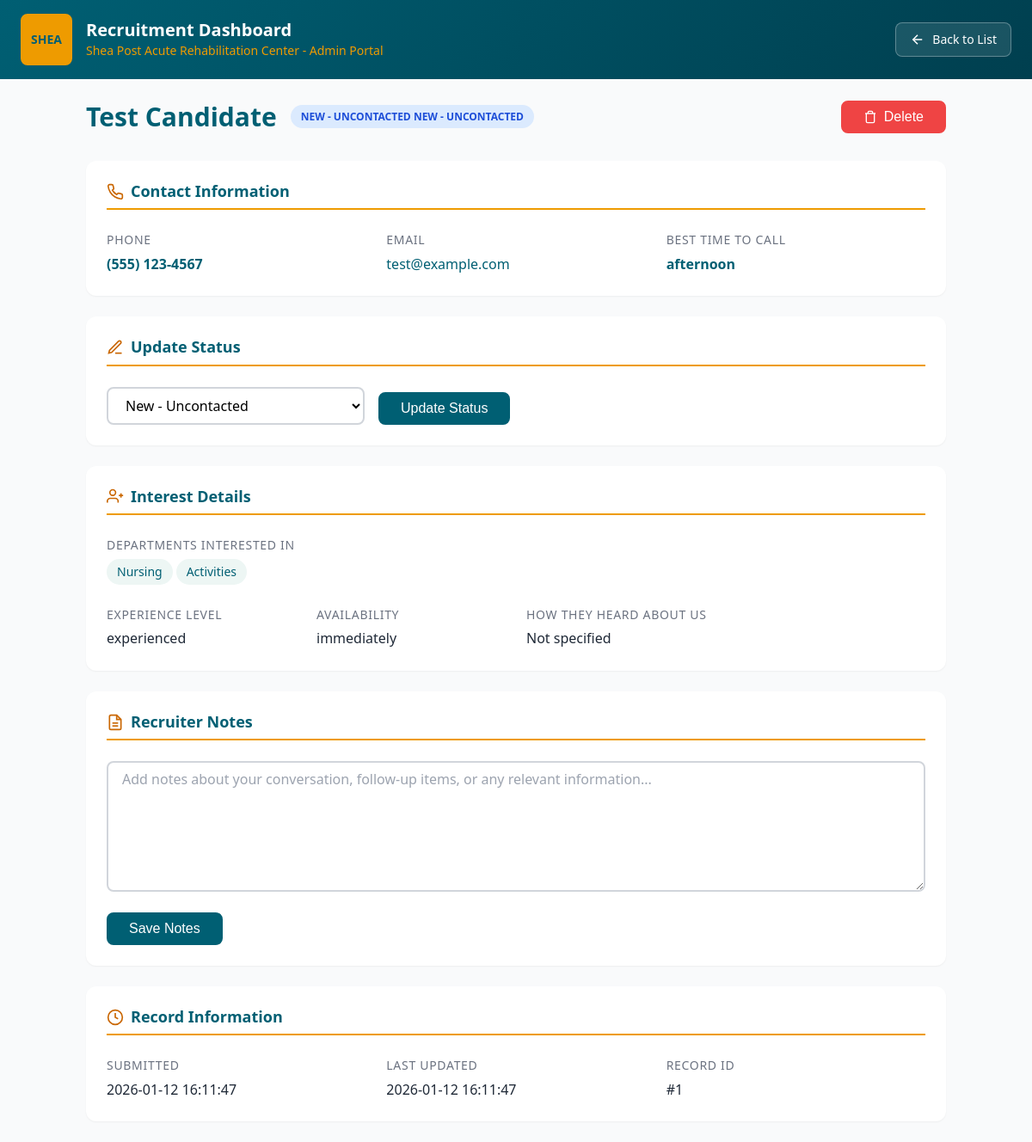
Screenshot of /candidate/1 with the database file from the repository.
### tables this page shows
CREATE TABLE candidates (
                id INTEGER PRIMARY KEY AUTOINCREMENT,
                first_name TEXT NOT NULL,
                last_name TEXT NOT NULL,
                email TEXT,
                phone TEXT NOT NULL,
                best_time_to_call TEXT,
                departments_interested TEXT,
                experience_level TEXT,
                availability TEXT,
                how_heard_about_us TEXT,
                additional_info TEXT,
                status TEXT DEFAULT 'new',
                notes TEXT DEFAULT '',
                created_at TIMESTAMP DEFAULT CURRENT_TIMESTAMP,
                updated_at TIMESTAMP DEFAULT CURRENT_TIMESTAMP
            );

### admin_app/app.py (the view)
@app.route('/candidate/<int:candidate_id>')
def view_candidate(candidate_id):
    candidate = get_candidate_by_id(candidate_id)
    if not candidate:
        flash('Candidate not found.', 'error')
        return redirect(url_for('dashboard'))
    return render_template('candidate.html',
                          candidate=candidate,
                          status_options=STATUS_OPTIONS)

### shared/database.py (called while the page is built)
@contextmanager
def get_db_connection():
    conn = sqlite3.connect(DB_PATH)
    conn.row_factory = sqlite3.Row
    try:
        yield conn
    finally:
        conn.close()

def get_candidate_by_id(candidate_id):
    with get_db_connection() as conn:
        cursor = conn.cursor()
        cursor.execute('SELECT * FROM candidates WHERE id = ?', (candidate_id,))
        row = cursor.fetchone()
        return dict(row) if row else None

### templates/admin/candidate.html (shortened to what this page needs)
<!DOCTYPE html>
<html lang="en">
<head>
    <link rel="stylesheet" href="{{ url_for('static', filename='css/common.css') }}">
    <link rel="stylesheet" href="{{ url_for('static', filename='css/admin.css') }}">
</head>
<body>
    <header class="admin-header">
        <div class="header-content">
            <div class="logo-section">
                <div class="logo-placeholder admin-logo">
                    <span>SHEA</span>
                </div>
                <div class="header-text">
                    <h1>Recruitment Dashboard</h1>
                    <p class="tagline">Shea Post Acute Rehabilitation Center - Admin Portal</p>
                </div>
            </div>
            <div class="header-actions">
                <a href="{{ url_for('dashboard') }}" class="btn btn-back">
                    <svg xmlns="http://www.w3.org/2000/svg" width="18" height="18" viewBox="0 0 24 24" fill="none" stroke="currentColor" stroke-width="2">
                        <line x1="19" y1="12" x2="5" y2="12"></line>
                        <polyline points="12 19 5 12 12 5"></polyline>
                    </svg>
                    Back to List
                </a>
            </div>
        </div>
    </header>
    <main class="candidate-main">
        <div class="candidate-container">
            <div class="candidate-header">
                <div class="candidate-info">
                    <h1>{{ candidate.first_name }} {{ candidate.last_name }}</h1>
                    <span class="status-badge status-{{ candidate.status }}">
                        {% for status_key, status_name in status_options %}
                            {% if status_key == candidate.status %}{{ status_name }}{% endif %}
                        {% endfor %}
                        {% if candidate.status == 'new' %}New - Uncontacted{% endif %}
                    </span>
                </div>
                <div class="candidate-actions">
                    <form action="{{ url_for('delete_candidate_route', candidate_id=candidate.id) }}" method="POST"
                          onsubmit="return confirm('Are you sure you want to delete this candidate?');">
                        <button type="submit" class="btn btn-danger">
                            <svg xmlns="http://www.w3.org/2000/svg" width="16" height="16" viewBox="0 0 24 24" fill="none" stroke="currentColor" stroke-width="2">
                                <polyline points="3 6 5 6 21 6"></polyline>
                                <path d="M19 6v14a2 2 0 0 1-2 2H7a2 2 0 0 1-2-2V6m3 0V4a2 2 0 0 1 2-2h4a2 2 0 0 1 2 2v2"></path>
                            </svg>
                            Delete
                        </button>
                    </form>
                </div>
            </div>
            <div class="candidate-grid">
                <section class="detail-section contact-section">
                    <h2>
                        Contact Information
                    </h2>
                    <div class="detail-grid">
                        <div class="detail-item">
                            <span class="detail-label">Phone</span>
                            <span class="detail-value clickable">
                                <a href="tel:{{ candidate.phone }}">{{ candidate.phone }}</a>
                            </span>
                        </div>
                        <div class="detail-item">
                            <span class="detail-label">Email</span>
                            <span class="detail-value">
                                {% if candidate.email %}
                                <a href="mailto:{{ candidate.email }}">{{ candidate.email }}</a>
                                {% else %}
                                Not provided
                                {% endif %}
                            </span>
                        </div>
                        <div class="detail-item">
                            <span class="detail-label">Best Time to Call</span>
                            <span class="detail-value highlight">{{ candidate.best_time_to_call or 'Not specified' }}</span>
                        </div>
                    </div>
                </section>
                <section class="detail-section status-section">
                    <h2>
                        <svg xmlns="http://www.w3.org/2000/svg" width="20" height="20" viewBox="0 0 24 24" fill="none" stroke="currentColor" stroke-width="2">
                            <path d="M12 20h9"></path>
                            <path d="M16.5 3.5a2.121 2.121 0 0 1 3 3L7 19l-4 1 1-4L16.5 3.5z"></path>
                        </svg>
                        Update Status
                    </h2>
                    <form action="{{ url_for('update_status', candidate_id=candidate.id) }}" method="POST" class="status-form">
                        <select name="status" class="status-select">
                            {% for status_key, status_name in status_options %}
                            <option value="{{ status_key }}" {% if status_key == candidate.status %}selected{% endif %}>
                                {{ status_name }}
                            </option>
                            {% endfor %}
                        </select>
                        <button type="submit" class="btn btn-primary">Update Status</button>
                    </form>
                </section>
                <section class="detail-section interest-section">
                    <h2>
                        Interest Details
                    </h2>
                    <div class="detail-grid">
                        <div class="detail-item full-width">
                            <span class="detail-label">Departments Interested In</span>
                            <span class="detail-value">
                                {% if candidate.departments_interested %}
                                <div class="department-tags">
                                    {% for dept in candidate.departments_interested.split(', ') %}
                                    <span class="department-tag">{{ dept }}</span>
                                    {% endfor %}
                                </div>
                                {% else %}
                                None selected
                                {% endif %}
                            </span>
                        </div>
                        <div class="detail-item">
                            <span class="detail-label">Experience Level</span>
                            <span class="detail-value">{{ candidate.experience_level or 'Not specified' }}</span>
                        </div>
                        <div class="detail-item">
                            <span class="detail-label">Availability</span>
                            <span class="detail-value">{{ candidate.availability or 'Not specified' }}</span>
                        </div>
                        <div class="detail-item">
                            <span class="detail-label">How They Heard About Us</span>
                            <span class="detail-value">{{ candidate.how_heard_about_us or 'Not specified' }}</span>
                        </div>
                    </div>
                </section>
                <section class="detail-section notes-section">
                    <h2>
                        Recruiter Notes
                    </h2>
                    <form action="{{ url_for('update_notes', candidate_id=candidate.id) }}" method="POST" class="notes-form">
                        <textarea name="notes" rows="6" placeholder="Add notes about your conversation, follow-up items, or any relevant information...">{{ candidate.notes or '' }}</textarea>
                        <button type="submit" class="btn btn-primary">Save Notes</button>
                    </form>
                </section>
                <section class="detail-section meta-section">
                    <h2>
                        <svg xmlns="http://www.w3.org/2000/svg" width="20" height="20" viewBox="0 0 24 24" fill="none" stroke="currentColor" stroke-width="2">
                            <circle cx="12" cy="12" r="10"></circle>
                            <polyline points="12 6 12 12 16 14"></polyline>
                        </svg>
                        Record Information
                    </h2>
                    <div class="detail-grid">
                        <div class="detail-item">
                            <span class="detail-label">Submitted</span>
                            <span class="detail-value">{{ candidate.created_at or 'Unknown' }}</span>
                        </div>
                        <div class="detail-item">
                            <span class="detail-label">Last Updated</span>
                            <span class="detail-value">{{ candidate.updated_at or 'Unknown' }}</span>
                        </div>
                        <div class="detail-item">
                            <span class="detail-label">Record ID</span>
                            <span class="detail-value">#{{ candidate.id }}</span>
                        </div>
                    </div>
                </section>
            </div>
        </div>
    </main>
</body>
</html>

### static/css/common.css (style rules this page uses)
:root { --maroon: #005f73; --maroon-dark: #003f4f; --maroon-light: #0a9396; --gold: #ee9b00; --gold-dark: #ca6702; --gold-light: #edf6f4; --white: #ffffff; --off-white: #fafafa; --gray-50: #f9fafb; --gray-100: #f3f4f6; --gray-200: #e5e7eb; --gray-300: #d1d5db; --gray-400: #9ca3af; --gray-500: #6b7280; --gray-600: #4b5563; --gray-700: #374151; --gray-800: #1f2937; --gray-900: #111827; --success: #10b981; --warning: #f59e0b; --error: #ef4444; --info: #3b82f6; --font-family: 'Segoe UI', Tahoma, Geneva, Verdana, sans-serif; --font-size-xs: 0.75rem; --font-size-sm: 0.875rem; --font-size-base: 1rem; --font-size-lg: 1.125rem; --font-size-xl: 1.25rem; --font-size-2xl: 1.5rem; --font-size-3xl: 1.875rem; --font-size-4xl: 2.25rem; --spacing-xs: 0.25rem; --spacing-sm: 0.5rem; --spacing-md: 1rem; --spacing-lg: 1.5rem; --spacing-xl: 2rem; --spacing-2xl: 3rem; --radius-sm: 4px; --radius-md: 8px; --radius-lg: 12px; --radius-xl: 16px; --radius-full: 9999px; --shadow-sm: 0 1px 2px rgba(0, 0, 0, 0.05); --shadow-md: 0 4px 6px -1px rgba(0, 0, 0, 0.1); --shadow-lg: 0 10px 15px -3px rgba(0, 0, 0, 0.1); --shadow-xl: 0 20px 25px -5px rgba(0, 0, 0, 0.1); --transition-fast: 150ms ease; --transition-base: 200ms ease; --transition-slow: 300ms ease; }
*, *::before, *::after { box-sizing: border-box; margin: 0; padding: 0; }
html { scroll-behavior: smooth; }
body { font-family: var(--font-family); font-size: var(--font-size-base); line-height: 1.6; color: var(--gray-800); background-color: var(--off-white); min-height: 100vh; }
h1, h2, h3, h4, h5, h6 { font-weight: 600; line-height: 1.3; color: var(--gray-900); }
h1 { font-size: var(--font-size-3xl); }
h2 { font-size: var(--font-size-2xl); }
p { margin-bottom: var(--spacing-md); }
a { color: var(--maroon); text-decoration: none; transition: color var(--transition-fast); }
.btn { display: inline-flex; align-items: center; justify-content: center; gap: var(--spacing-sm); padding: var(--spacing-sm) var(--spacing-lg); font-size: var(--font-size-base); font-weight: 500; border-radius: var(--radius-md); border: 2px solid transparent; cursor: pointer; transition: all var(--transition-base); text-decoration: none; }
.btn-primary { background-color: var(--maroon); color: var(--white); border-color: var(--maroon); }
.btn-danger { background-color: var(--error); color: var(--white); border-color: var(--error); }
input, select, textarea { font-family: inherit; font-size: var(--font-size-base); padding: var(--spacing-sm) var(--spacing-md); border: 2px solid var(--gray-300); border-radius: var(--radius-md); background-color: var(--white); transition: border-color var(--transition-fast), box-shadow var(--transition-fast); width: 100%; }
input::placeholder, textarea::placeholder { color: var(--gray-400); }
.logo-placeholder { width: 60px; height: 60px; background: linear-gradient(135deg, var(--maroon), var(--maroon-dark)); border-radius: var(--radius-md); display: flex; align-items: center; justify-content: center; color: var(--gold); font-weight: 700; font-size: var(--font-size-sm); border: 2px solid var(--gold); }

### rows the page displays
candidates: first_name "Test", last_name "Candidate", phone "(555) 123-4567", email "test@example.com", best_time_to_call "afternoon", status "New - Uncontacted", experience_level "experienced", availability "immediately", how_heard_about_us "Not specified", created_at "2026-01-12 16:11:47", updated_at "2026-01-12 16:11:47", id "1"

### other values shown
{{ status_name }} "NEW - UNCONTACTED"
{{ dept }} "Nursing" "Activities"
